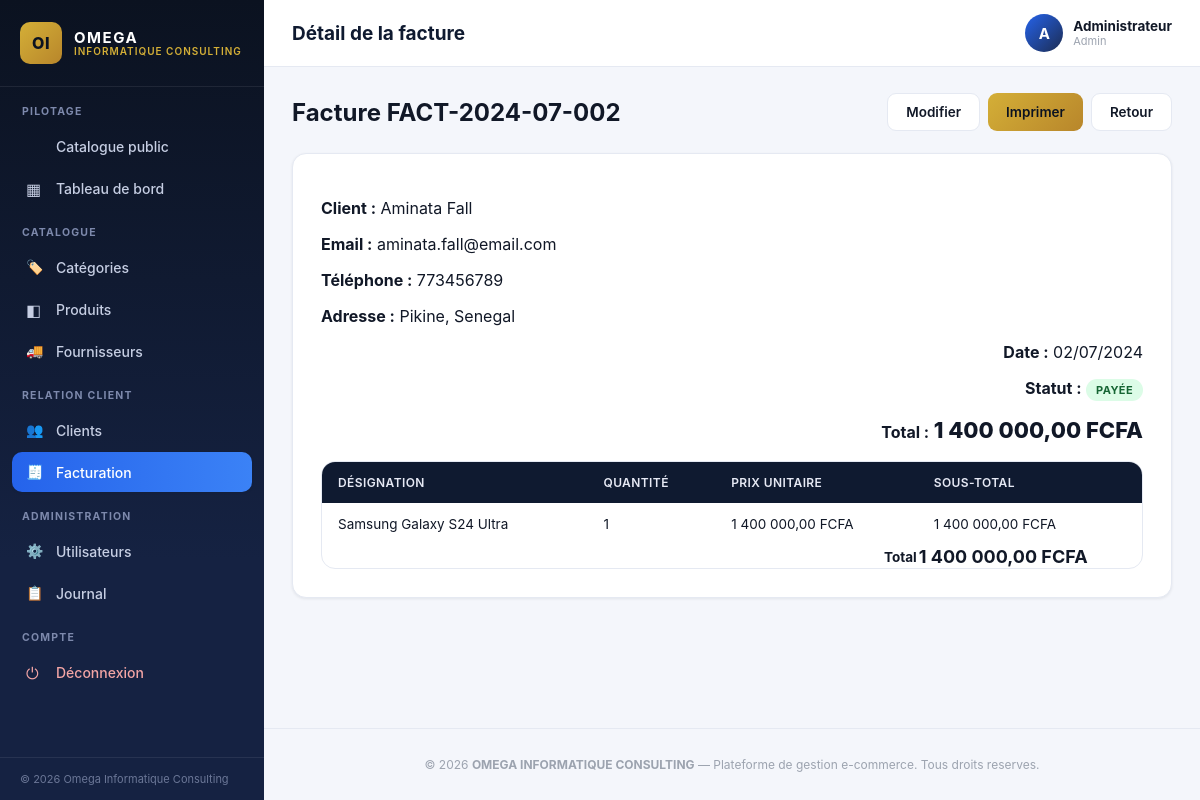
Page /factures/voir.php?id=2 (signed in) on the committed database.
### tables this page shows
CREATE TABLE `factures` (
  `id` int(11) NOT NULL AUTO_INCREMENT,
  `numero` varchar(30) NOT NULL,
  `id_client` int(11) NOT NULL,
  `date_facture` date NOT NULL,
  `statut` enum('brouillon','payee','impayee','annulee') NOT NULL DEFAULT 'impayee',
  `total` decimal(12,2) NOT NULL DEFAULT 0.00,
  `date_creation` datetime DEFAULT current_timestamp(),
  `tva` decimal(5,2) DEFAULT 0.00,
  `montant_tva` decimal(12,2) DEFAULT 0.00,
  PRIMARY KEY (`id`),
  UNIQUE KEY `numero` (`numero`),
  KEY `id_client` (`id_client`),
  CONSTRAINT `factures_ibfk_1` FOREIGN KEY (`id_client`) REFERENCES `clients` (`id`) ON DELETE CASCADE
);

CREATE TABLE `clients` (
  `id` int(11) NOT NULL AUTO_INCREMENT,
  `nom` varchar(100) NOT NULL,
  `prenom` varchar(100) DEFAULT NULL,
  `email` varchar(150) DEFAULT NULL,
  `telephone` varchar(30) DEFAULT NULL,
  `adresse` varchar(255) DEFAULT NULL,
  `ville` varchar(100) DEFAULT NULL,
  `date_creation` datetime DEFAULT current_timestamp(),
  PRIMARY KEY (`id`)
);

CREATE TABLE `facture_lignes` (
  `id` int(11) NOT NULL AUTO_INCREMENT,
  `id_facture` int(11) NOT NULL,
  `id_produit` int(11) DEFAULT NULL,
  `designation` varchar(200) NOT NULL,
  `quantite` int(11) NOT NULL DEFAULT 1,
  `prix_unitaire` decimal(12,2) NOT NULL DEFAULT 0.00,
  `sous_total` decimal(12,2) NOT NULL DEFAULT 0.00,
  PRIMARY KEY (`id`),
  KEY `id_facture` (`id_facture`),
  KEY `id_produit` (`id_produit`),
  CONSTRAINT `facture_lignes_ibfk_1` FOREIGN KEY (`id_facture`) REFERENCES `factures` (`id`) ON DELETE CASCADE,
  CONSTRAINT `facture_lignes_ibfk_2` FOREIGN KEY (`id_produit`) REFERENCES `produits` (`id`) ON DELETE SET NULL
);

### includes/functions.php (called while the page is built, shortened)
<?php
function clean($data) {
    return htmlspecialchars(trim($data ?? ''), ENT_QUOTES, 'UTF-8');
}
function formatPrix($v) {
    return number_format((float)$v, 2, ',', ' ') . ' FCFA';
}
function formatDate($d) {
    return (new DateTime($d))->format('d/m/Y');
}

### factures/voir.php (the view, shortened to what this page needs)
<?php
require_once __DIR__ . '/../includes/header.php';
$id = (int)($_GET['id'] ?? 0);
$stmt = $pdo->prepare("
    SELECT f.*, c.nom AS client_nom, c.prenom AS client_prenom, c.adresse, c.telephone, c.email
    FROM factures f
    LEFT JOIN clients c ON c.id = f.id_client
    WHERE f.id = ?
");
$stmt->execute([$id]);
$facture = $stmt->fetch();
$lignes = $pdo->prepare('SELECT * FROM facture_lignes WHERE id_facture = ?');
$lignes->execute([$id]);
$lignes = $lignes->fetchAll();
function badgeStatut($statut) {
    $map = ['payee'=>['Payée','green'], 'impayee'=>['Impayée','red'], 'brouillon'=>['Brouillon','gray'], 'annulee'=>['Annulée','orange']];
    [$label,$color] = $map[$statut] ?? [$statut,'gray'];
    return '<span class="badge badge-'.$color.'">'.$label.'</span>';
}
?>
<div class="page-head">
    <div>
        <h2 style="margin:0;">Facture <?= clean($facture['numero']) ?></h2>
    </div>
    <div style="display:flex;gap:8px;">
        <a href="form.php?id=<?= $facture['id'] ?>" class="btn btn-outline">Modifier</a>
        <a href="imprimer.php?id=<?= $facture['id'] ?>" class="btn btn-gold" target="_blank">Imprimer</a>
        <a href="<?= BASE_URL ?>/factures/liste.php" class="btn btn-outline">Retour</a>
    </div>
</div>
<div class="panel" style="padding:28px;">
    <div class="invoice-head">
        <div>
            <p><strong>Client :</strong> <?= clean(trim($facture['client_prenom'] . ' ' . $facture['client_nom'])) ?></p>
            <p><strong>Email :</strong> <?= clean($facture['email']) ?></p>
            <p><strong>Téléphone :</strong> <?= clean($facture['telephone']) ?></p>
            <p><strong>Adresse :</strong> <?= clean($facture['adresse']) ?></p>
        </div>
        <div style="text-align:right;">
            <p><strong>Date :</strong> <?= formatDate($facture['date_facture']) ?></p>
            <p><strong>Statut :</strong> <?= badgeStatut($facture['statut']) ?></p>
            <p><strong>Total :</strong> <span style="font-size:22px;font-weight:800;"><?= formatPrix($facture['total']) ?></span></p>
        </div>
    </div>
    <div class="table-wrap" style="margin-top:18px;">
        <table>
            <thead>
                <tr><th>Désignation</th><th>Quantité</th><th>Prix unitaire</th><th>Sous-total</th></tr>
            </thead>
            <tbody>
            <?php foreach ($lignes as $l): ?>
                <tr>
                    <td><?= clean($l['designation']) ?></td>
                    <td><?= (int)$l['quantite'] ?></td>
                    <td><?= formatPrix($l['prix_unitaire']) ?></td>
                    <td><?= formatPrix($l['sous_total']) ?></td>
                </tr>
            <?php endforeach; ?>
            </tbody>
            <tfoot>
                <tr><td colspan="3" style="text-align:right;font-weight:bold;">Total</td><td style="font-weight:bold;font-size:18px;"><?= formatPrix($facture['total']) ?></td></tr>
            </tfoot>
        </table>
    </div>
</div>
<?php require_once __DIR__ . '/../includes/footer.php'; ?>

### assets/css/style.css (style rules this page uses)
:root { --navy-950:#0b1220; --navy-900:#0f1a30; --navy-800:#152242; --navy-700:#1c2c52; --blue-600:#2563eb; --blue-500:#3b82f6; --blue-100:#dbeafe; --gold:#d4af37; --bg:#f4f6fb; --card:#ffffff; --border:#e5e9f2; --text-900:#111827; --text-600:#4b5563; --text-400:#9ca3af; --green:#16a34a; --red:#dc2626; --orange:#ea580c; --radius:14px; --shadow-sm:0 1px 3px rgba(15,23,42,.08); --shadow-md:0 8px 24px rgba(15,23,42,.10); --sidebar-w:264px; }
* { box-sizing:border-box; }
html,body { margin:0;padding:0; }
body { font-family:-apple-system,BlinkMacSystemFont,"Segoe UI",Roboto,Helvetica,Arial,sans-serif; background:var(--bg); color:var(--text-900); -webkit-font-smoothing:antialiased; }
a { text-decoration:none;color:inherit; }
.page-head { display:flex;align-items:center;justify-content:space-between;flex-wrap:wrap;gap:12px;margin-bottom:22px; }
.btn { display:inline-flex;align-items:center;gap:8px; padding:10px 18px;border-radius:9px;border:none; font-size:13.5px;font-weight:600;cursor:pointer; transition:transform .1s, box-shadow .15s, background .15s; text-align:center; }
.btn-outline { background:#fff;color:var(--text-900);border:1px solid var(--border); }
.btn-gold { background:linear-gradient(135deg,var(--gold),#b8862b);color:var(--navy-950); }
.panel { background:var(--card);border-radius:var(--radius); border:1px solid var(--border);box-shadow:var(--shadow-sm); padding:22px;margin-bottom:24px; }
.table-wrap { overflow-x:auto;border-radius:var(--radius);border:1px solid var(--border);background:var(--card); }
table { width:100%;border-collapse:collapse;font-size:13.5px;min-width:600px; }
thead th { background:var(--navy-900);color:#e6e9f4; text-align:left;padding:13px 16px;font-weight:600;font-size:12px; text-transform:uppercase;letter-spacing:.4px;white-space:nowrap; }
tbody td { padding:13px 16px;border-bottom:1px solid var(--border);color:var(--text-900);vertical-align:middle; }
tbody tr:last-child td { border-bottom:none; }
.badge { display:inline-block;padding:4px 10px;border-radius:20px;font-size:11px;font-weight:700;text-transform:uppercase;letter-spacing:.4px; }
.badge-green { background:#dcfce7;color:#166534; }

### rows in the picture
factures: numero "FACT-2024-07-002", id_client.nom "Aminata Fall", id_client.email "aminata.fall@email.com", id_client.telephone "773456789", id_client.adresse "Pikine, Senegal", date_facture "02/07/2024", total "1 400 000,00 FCFA"
facture_lignes: designation "Samsung Galaxy S24 Ultra", quantite "1", prix_unitaire "1 400 000,00 FCFA", sous_total "1 400 000,00 FCFA"

### other values in the picture
$pageTitle "Détail de la facture"
substr($_SESSION['user_nom'] ?? 'U', 0, 1) "A"
$_SESSION['user_nom'] "Administrateur"
$_SESSION['user_role'] "Admin"
$label "PAYÉE"
